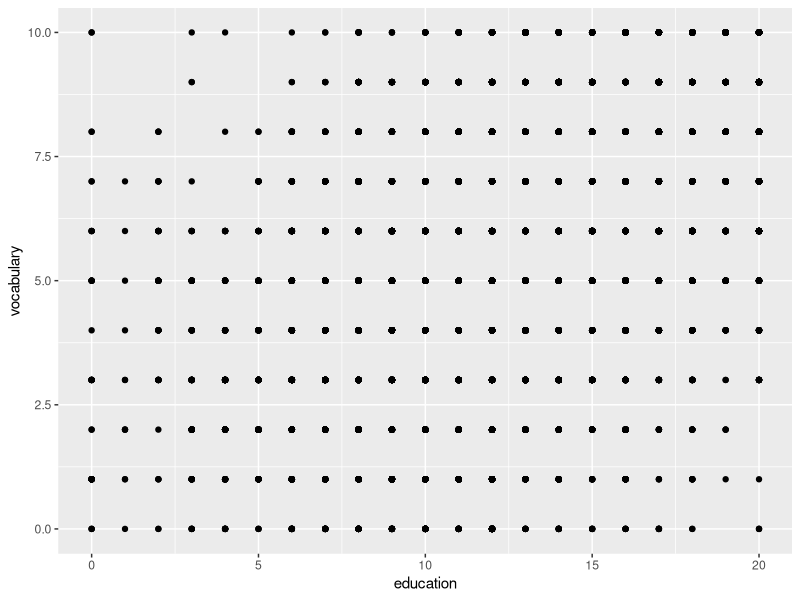
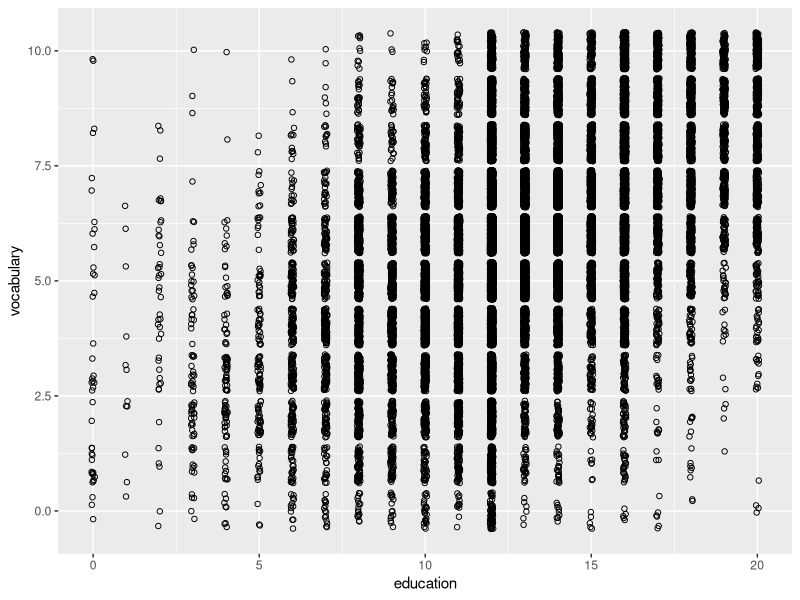
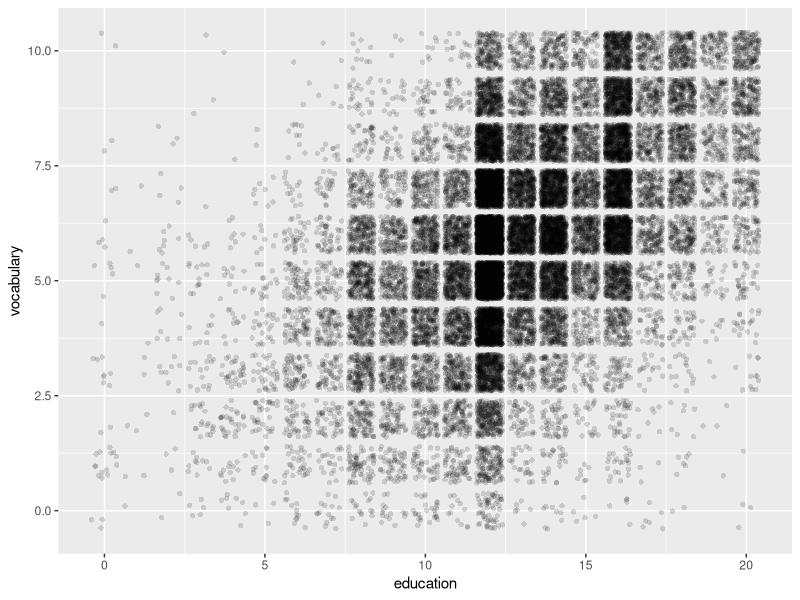
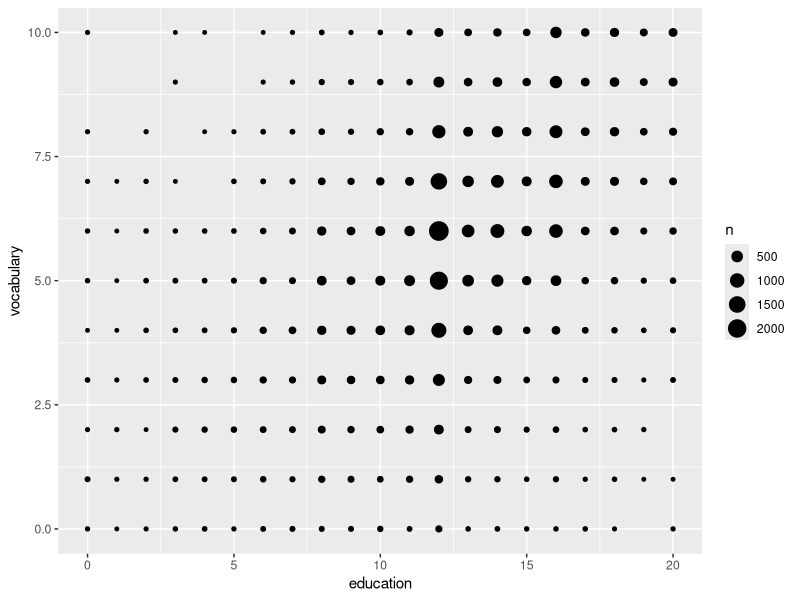
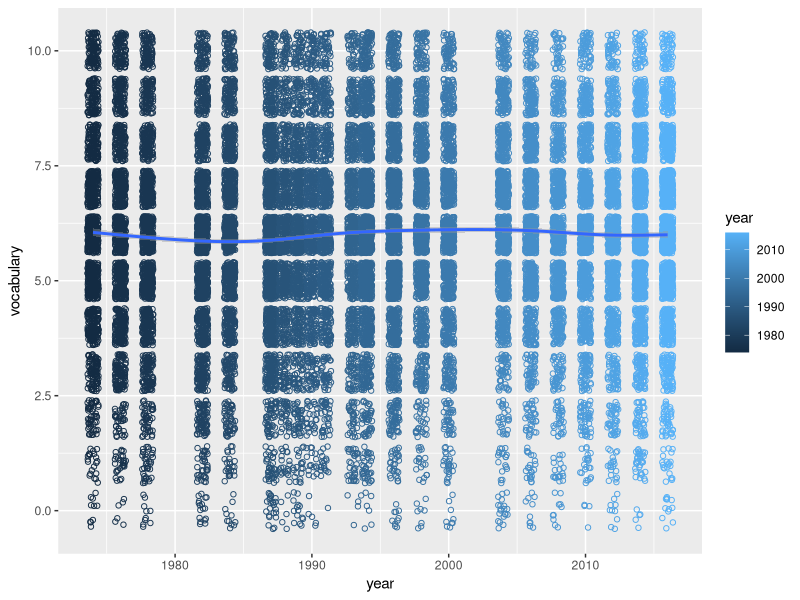
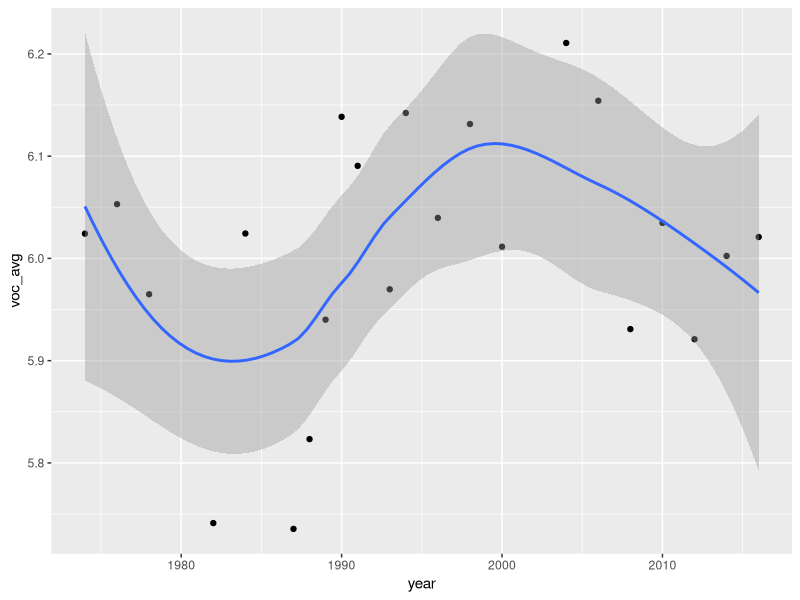

Recreate these plots in R, in order.
# Data Viz coding challenge, 
# DSI-2022-01

# Load packages
library(tidyverse)
library(car) # Companion to Applied Regression in R

# The vocab dataset
Vocab %>% 
  as_tibble() -> Vocab
# 4 variables:
#  year (when the test was given), 
#  sex, 
#  education (years of education), 
#  vocabulary (score on a test)
# Does score on a vocabulary test (y, depedent variable) improve with years of education (independent variable) a student has
# Y ~ X, how we describe y given x, 
# What kind of a plot would answer this question?
Vocab



# plot:
ggplot(Vocab, aes(education, vocabulary)) +
  geom_point()

# just jittering on width, but height is still default
ggplot(Vocab, aes(education, vocabulary)) +
  geom_jitter(width = 0.05, shape = 1)

# Nicest version
ggplot(Vocab, aes(education, vocabulary)) +
  geom_jitter(alpha = 0.15, shape = 16) 
# + 
#   stat_summary(fun.data = mean_sdl, fun.args = list(mult = 1), color="red")

# A different geom? or statistic:
# "count" the number of observations
ggplot(Vocab, aes(education, vocabulary)) +
  stat_sum()



# look at later:
ggplot(Vocab, aes(x=year, y=vocabulary, color=year)) +
  geom_jitter(shape=1) +
  geom_smooth()

# Not really answering the question
Vocab %>% 
  group_by(year) %>% 
  summarise(voc_avg = mean(vocabulary)) %>% 
  ggplot(aes(x=year,y=voc_avg ))+
  geom_point()+
  geom_smooth()


# Using facets and lm according to sex and year (the remaining two variables)